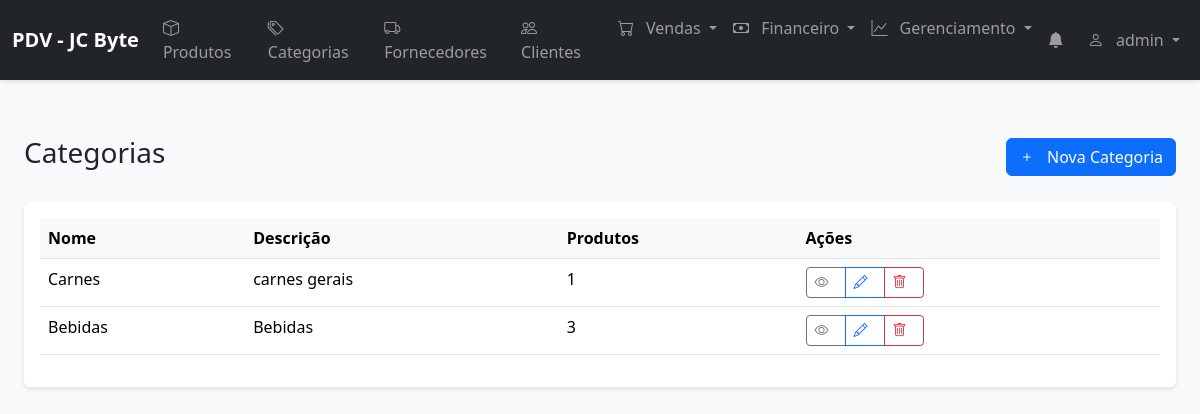
Page /categories (signed in) on the committed database.
### models.py (models this page shows, shortened)
class User(UserMixin, db.Model):
    __tablename__ = 'users'
    id = db.Column(db.Integer, primary_key=True)
    name = db.Column(db.String(100), nullable=False)
    username = db.Column(db.String(80), unique=True, nullable=False)
    email = db.Column(db.String(120))
    password = db.Column(db.String(200), nullable=False)
    role = db.Column(db.String(20), nullable=False)  # admin, manager, seller
    status = db.Column(db.String(20), nullable=False)  # active, inactive
    created_at = db.Column(db.DateTime, default=datetime.utcnow)
    sales_supervised = db.relationship('Sale', back_populates='supervisor', lazy=True)

class Category(db.Model):
    __tablename__ = 'categories'
    id = db.Column(db.Integer, primary_key=True)
    name = db.Column(db.String(100), nullable=False)
    description = db.Column(db.String(200))
    parent_id = db.Column(db.Integer, db.ForeignKey('categories.id'))
    created_at = db.Column(db.DateTime, default=datetime.utcnow)
    parent = db.relationship('Category', remote_side=[id], back_populates='children')
    children = db.relationship('Category', back_populates='parent', remote_side=[parent_id])
    products = db.relationship('Product', back_populates='category', lazy=True)

### routes/categories.py (the view)
@categories_bp.route('/categories')
@login_required
def list_categories():
    try:
        categories = Category.query.all()
        return render_template('categories/list.html', categories=categories)
    except Exception as e:
        return jsonify({
            'success': False,
            'error': str(e)
        }), 500

### app.py (called while the page is built)
@login_manager.user_loader
def load_user(user_id):
    return db.session.get(User, int(user_id))

@app.before_request
def before_request():
    if not request.path.startswith('/static/'):  # Ignora arquivos estáticos
        check_notifications()

### notifications_manager.py (called while the page is built, shortened)
def create_notification(type, message, reference_id=None):
    existing = Notification.query.filter_by(
        type=type,
        reference_id=reference_id,
        read=False
    ).first()

### templates/categories/list.html (shortened to what this page needs)
{% extends "base.html" %}
{% block content %}
<div class="container-fluid py-4">
    <div class="d-flex justify-content-between align-items-center mb-4">
        <h1 class="h3">Categorias</h1>
        <button type="button" class="btn btn-primary" onclick="openCreateModal()">
            <i class="bi bi-plus"></i> Nova Categoria
        </button>
    </div>
    <div class="card">
        <div class="card-body">
            <div class="table-responsive">
                <table class="table table-hover">
                    <thead>
                        <tr>
                            <th>Nome</th>
                            <th>Descrição</th>
                            <th>Produtos</th>
                            <th>Ações</th>
                        </tr>
                    </thead>
                    <tbody>
                        {% for category in categories %}
                        <tr>
                            <td>{{ category.name }}</td>
                            <td>{{ category.description }}</td>
                            <td>{{ category.products|length }}</td>
                            <td>
                                <div class="btn-group">
                                    <button type="button" class="btn btn-sm btn-outline-secondary" onclick="viewCategory({{ category.id }})">
                                        <i class="bi bi-eye"></i>
                                    </button>
                                    <button type="button" class="btn btn-sm btn-outline-primary" onclick="editCategory({{ category.id }})">
                                        <i class="bi bi-pencil"></i>
                                    </button>
                                    <button type="button" class="btn btn-sm btn-outline-danger" onclick="deleteCategory({{ category.id }})">
                                        <i class="bi bi-trash"></i>
                                    </button>
                                </div>
                            </td>
                        </tr>
                        {% endfor %}
                    </tbody>
                </table>
            </div>
        </div>
    </div>
</div>
{% endblock %}

### templates/base.html (shortened to what this page needs)
<!DOCTYPE html>
<html lang="pt-BR">
<head>
    <link href="https://cdn.jsdelivr.net/npm/bootstrap@5.3.2/dist/css/bootstrap.min.css" rel="stylesheet">
    <link href="https://cdn.jsdelivr.net/npm/bootstrap-icons@1.11.3/font/bootstrap-icons.min.css" rel="stylesheet">
    <link href="{{ url_for('static', filename='css/style.css') }}" rel="stylesheet">
    <link rel="stylesheet" href="{{ url_for('static', filename='css/notifications.css') }}">
    <link rel="stylesheet" href="https://cdnjs.cloudflare.com/ajax/libs/font-awesome/6.2.1/css/all.min.css">
</head>
<body>
    <nav class="navbar navbar-expand-lg navbar-dark bg-dark">
        <div class="container-fluid">
            <a class="navbar-brand" href="{{ url_for('index') }}">PDV - JC Byte</a>
            <div class="collapse navbar-collapse" id="navbarNav">
                <ul class="navbar-nav me-auto">
                    <li class="nav-item">
                        <a class="nav-link" href="{{ url_for('products') }}">
                            <i class="bi bi-box"></i> Produtos
                        </a>
                    </li>
                    <li class="nav-item">
                        <a class="nav-link" href="{{ url_for('categories') }}">
                            <i class="bi bi-tags"></i> Categorias
                        </a>
                    </li>
                    <li class="nav-item">
                        <a class="nav-link" href="{{ url_for('suppliers') }}">
                            <i class="bi bi-truck"></i> Fornecedores
                        </a>
                    </li>
                    <li class="nav-item">
                        <a class="nav-link" href="{{ url_for('customers') }}">
                            <i class="bi bi-people"></i> Clientes
                        </a>
                    </li>
                    <li class="nav-item dropdown">
                        <a class="nav-link dropdown-toggle" href="#" id="salesDropdown" role="button" data-bs-toggle="dropdown">
                            <i class="bi bi-cart"></i>
                            <span>Vendas</span>
                        </a>
                    </li>
                    <li class="nav-item dropdown">
                        <a class="nav-link dropdown-toggle" href="#" id="financeDropdown" role="button" data-bs-toggle="dropdown">
                            <i class="bi bi-cash"></i>
                            <span>Financeiro</span>
                        </a>
                    </li>
                    <li class="nav-item dropdown">
                        <a class="nav-link dropdown-toggle" href="#" id="managementDropdown" role="button" data-bs-toggle="dropdown">
                            <i class="bi bi-graph-up"></i>
                            <span>Gerenciamento</span>
                        </a>
                    </li>
                </ul>
                <ul class="navbar-nav">
                    <li class="nav-item dropdown">
                        <a class="nav-link position-relative" href="#" role="button" data-bs-toggle="dropdown" aria-expanded="false">
                            <i class="bi bi-bell-fill"></i>
                        </a>
                    </li>
                    <li class="nav-item dropdown">
                        <a class="nav-link dropdown-toggle" href="#" data-bs-toggle="dropdown">
                            <i class="bi bi-person"></i> {{ current_user.username }}
                        </a>
                    </li>
                </ul>
            </div>
        </div>
    </nav>
    <main class="container-fluid">
        {% block content %}{% endblock %}
    </main>
</body>
</html>

### static/css/style.css (style rules this page uses)
body { background-color: #f8f9fa; }
.navbar { margin-bottom: 2rem; box-shadow: 0 2px 4px rgba(0,0,0,.1); }
.navbar-brand { font-weight: bold; }
.card { box-shadow: 0 2px 4px rgba(0,0,0,.1); border: none; margin-bottom: 1rem; }
.table th { border-top: none; background-color: #f8f9fa; }
.btn { font-weight: 500; }
.btn-primary { background-color: #0d6efd; border-color: #0d6efd; }
.bi { margin-right: 0.5rem; }

### rows in the picture
User: username "admin"
Category: name "Carnes", description "carnes gerais", products|length "1"
Category: name "Bebidas", description "Bebidas", products|length "3"
